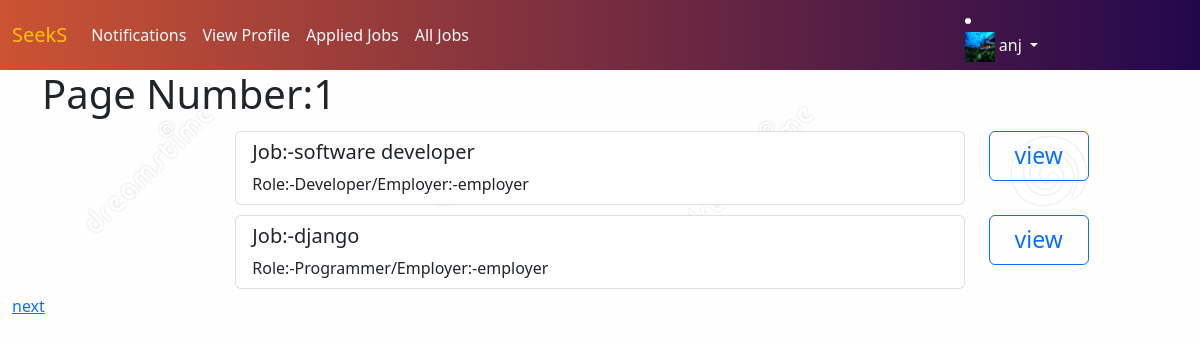
The app's page /candidates/all/jobs (signed in) with its own data.
### users/models.py (models this page shows, shortened)
class User(AbstractUser):
    phone=models.CharField(max_length=12)
    options=(
        ("employer","employer"),
        ("candidate","candidate")
    )
    role=models.CharField(max_length=12,choices=options,default="candidate")

### candidate/models.py (models this page shows)
class CandidateProfile(models.Model):
    user=models.OneToOneField(User,on_delete=models.CASCADE,related_name="candidates")
    profile_pic=models.ImageField(upload_to="profile")
    qualification=models.CharField(max_length=120)
    age=models.PositiveIntegerField(default=17)
    skills=models.CharField(max_length=120,null=True)
    cv=models.FileField(upload_to="cvs",null=True)

### employer/models.py (models this page shows, shortened)
class Jobs(models.Model):
    posted_by=models.ForeignKey(User,on_delete=models.CASCADE,related_name="company")
    job_title=models.CharField(max_length=120)
    job_description=models.TextField()
    role=models.CharField(max_length=120)
    experience=models.PositiveIntegerField(default=0)
    location=models.CharField(max_length=120)
    salary=models.PositiveIntegerField()
    created_date=models.DateField(auto_now_add=True)
    last_date=models.DateField(null=True)
    qulaification=models.CharField(max_length=120,null=True)

### candidate/views.py (the view)
# urls.py: path("all/jobs",views.CandidateAllJobsView.as_view(),name="cand-list"),
@method_decorator(signin_required,name='dispatch')
class CandidateAllJobsView(ListView):
    template_name = "cand-list.html"
    model = Jobs
    context_object_name = "jobs"
    def get(self,request,*args,**kwargs):
        qs=Jobs.objects.all()
        job_paginator=Paginator(qs,2)
        page_num=request.GET.get('page')
        page=job_paginator.get_page(page_num)
        return render(request,"cand-list.html",{"page":page})

### candidate/templates/cand-list.html (shortened to what this page needs)
{%extends 'cand-base.html'%}
{%block body_block%}
<div class="container">
    <h1>Page Number:{{page.number }}</h1>
    {%for job in page%}
    <div class="row" style="padding:5px;">
      <div class="col-2"></div>
      <div class="col-8">
          <ul class="list-group">
            <li class="list-group-item"><h5>Job:-{{job.job_title}}</h5>Role:-{{job.role}}/Employer:-{{job.posted_by.username}}</li>
          </ul>
      </div>
      <div class="col-2"><a style="height:50px;width:100px;font-size:23px;text-align:center;" href="{%url 'cand-detailjob' job.id %}" class="btn btn-outline-primary">view</a></div>
    </div>
    {%endfor%}
</div>
<div class="page-links">
    {%if page.has_next%}
    <a href="{%url 'cand-list' %}?page={{page.next_page_number}}">next</a>
    {%endif%}
</div>
{%endblock%}

### candidate/templates/cand-base.html (shortened to what this page needs)
{% load static %}
<!DOCTYPE html>
<html lang="en">
<head>
    <link href="https://cdn.jsdelivr.net/npm/bootstrap@5.2.0-beta1/dist/css/bootstrap.min.css" rel="stylesheet"
>
</head>
<body style="background-image:url({% static '/images/hiring.jpg' %});">
<nav class="navbar navbar-expand-lg text-light" style="background: #23074d;background: -webkit-linear-gradient(to right, #cc5333, #23074d);background: linear-gradient(to right, #cc5333, #23074d);">
    <div class="container-fluid">
        <a class="navbar-brand text-warning" href="{%url 'cand-home'%}">SeekS</a>
        <div class="collapse navbar-collapse" id="navbarSupportedContent">
            <ul class="navbar-nav me-auto mb-2 mb-lg-0">
                <li class="nav-item">
                    <a class="nav-link active text-light" aria-current="page" href="{%url 'accepted'%}">Notifications</a>
                </li>
                <li class="nav-item">
                    {%if request.user.candidates%}
                        <a class="nav-link active text-light" aria-current="page" href="{%url 'cand-detail'%}">View Profile</a>
                    {%else%}
                        <a class="nav-link active text-light" aria-current="page" href="{%url 'cand-addprofile'%}">Add Profile</a>
                    {%endif%}
                </li>
                <li class="nav-item">
                    <a class="nav-link active text-light" aria-current="page" href="{%url 'cand-applied'%}">Applied Jobs</a>
                </li>
                <li class="nav-item">
                    <a class="nav-link active text-light" aria-current="page" href="{%url 'cand-list'%}">All Jobs</a>
                </li>
            </ul>
            <li class="nav-item dropdown" style="margin-right:150px ;">
                <a class="nav-link dropdown-toggle" href="#" id="navbarDropdown" role="button" data-bs-toggle="dropdown"
                   aria-expanded="false">
                    <img style="width:30px;height:30px;" src="{{request.user.candidates.profile_pic.url}}" alt="">
                    {{request.user}}
                </a>
            </li>
        </div>
    </div>
</nav>
<div class="container-fluid">
    {%block body_block%}
    {%endblock%}
</div>
</body>
</html>

### records on screen
User: user.candidates.profile_pic (picture), user "anj"
Jobs: job_title "software developer", role "Developer", posted_by.username "employer"
Jobs: job_title "django", role "Programmer", posted_by.username "employer"

### other values on screen
{{ page.number }} "1"
